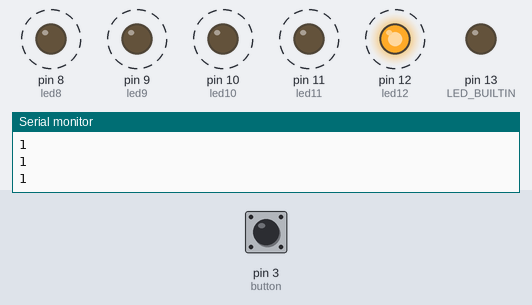
A sketch run on a simulated Arduino Uno, built with avr-gcc and run on an emulated ATmega328P. Parts: output pins drawn as LEDs (lit = HIGH), the last lines printed to the serial monitor. Dashed ring = blinking. The test bench sets the inputs (shaded band); at power-on: pin 3 (button) HIGH.

Above: at 1.2 s.
1.3 s: pin 3 (button) pulled LOW for 3.2 s
At 2.8 s:
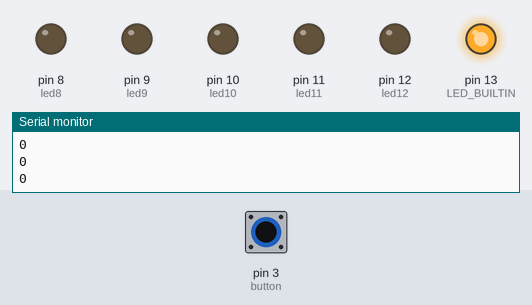
6.0 s: pin 3 (button) pulled LOW for 0.15 s
At 8.61 s:
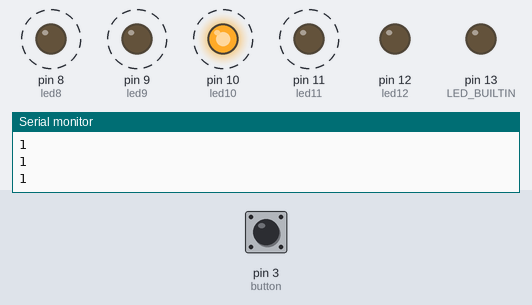
9.0 s: pin 3 (button) pulled LOW for 0.15 s
At 10.25 s:
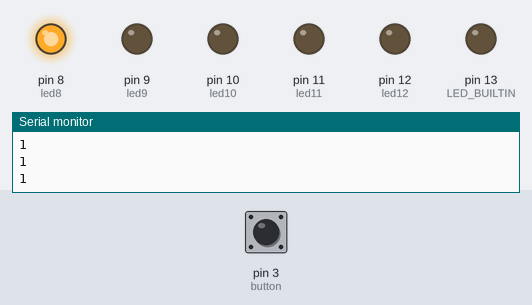
12.1 s: pin 3 (button) pulled LOW for 1 s
At 13.25 s:
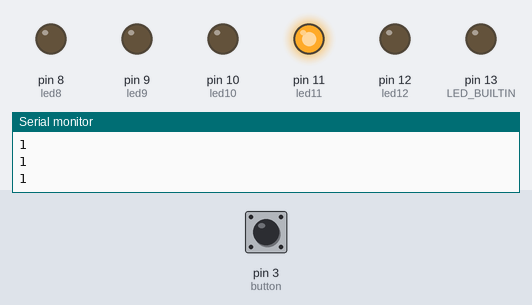
15.2 s: pin 3 (button) pulsed LOW 2 times (0.12 s each, 0.3 s apart)
At 16.3 s:
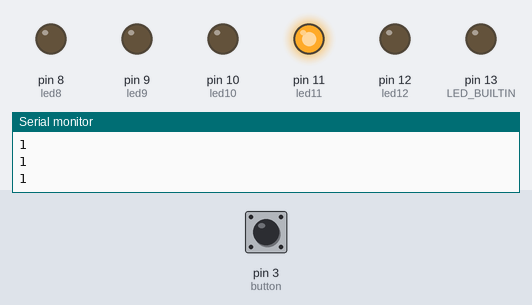
18.2 s: pin 3 (button) pulsed LOW 5 times (0.12 s each, 0.3 s apart)
Timing chart, 0 to 33.6 s (numbered marks = the images above; inputs shaded):
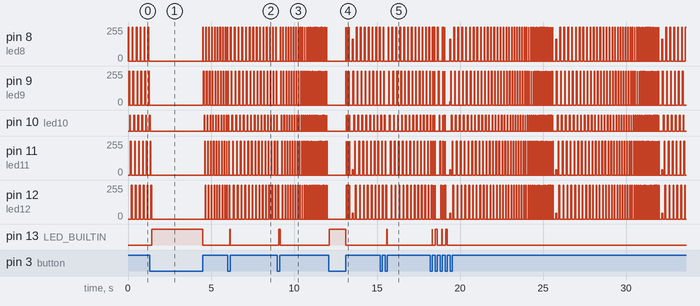

Measured:
- after the input at 1.3 s, pin 13 (LED_BUILTIN): LOW → HIGH after 0.13 s, → LOW 3.1 s later
- after the input at 6.0 s, pin 13 (LED_BUILTIN): LOW → HIGH after 0.13 s, → LOW 0.03 s later
- after the input at 9.0 s, pin 13 (LED_BUILTIN): LOW → HIGH after 0.06 s, → LOW 0.09 s later
- after the input at 12.1 s, pin 13 (LED_BUILTIN): LOW → HIGH at once, → LOW 1.0 s later
- after the input at 15.2 s, pin 13 (LED_BUILTIN): LOW → HIGH after 0.37 s, → LOW 0.06 s later

The sketch:

63010841interrupt-5.ino
```cpp
int led8 = 8;
int led9 = 9;
int led10 = 10;
int led11 = 11;
int led12 = 12;
int button = 3;
int i;
void setup()
{
pinMode(button, INPUT_PULLUP);
pinMode(led8, OUTPUT);
pinMode(led9, OUTPUT);
pinMode(led10, OUTPUT);
pinMode(led11, OUTPUT);
pinMode(led12, OUTPUT);
pinMode(LED_BUILTIN,OUTPUT);
Serial.begin(9600);
}
void loop()
{
for (i= 50; i> 0; i--)
{
int x = digitalRead(button);
  Serial.println(x);
if(x==1){
digitalWrite(LED_BUILTIN,LOW);
digitalWrite(led8, HIGH);
delay(i);
digitalWrite(led8, LOW);
digitalWrite(led9, HIGH);
delay(i);
digitalWrite(led9, LOW);
digitalWrite(led10, HIGH);
delay(i);
digitalWrite(led10, LOW);
digitalWrite(led11, HIGH);
delay(i);
digitalWrite(led11, LOW);
digitalWrite(led12, HIGH);
delay(i);
digitalWrite(led12, LOW);
}
else if(x==0){
  digitalWrite(LED_BUILTIN,HIGH);
}

}
}
```
